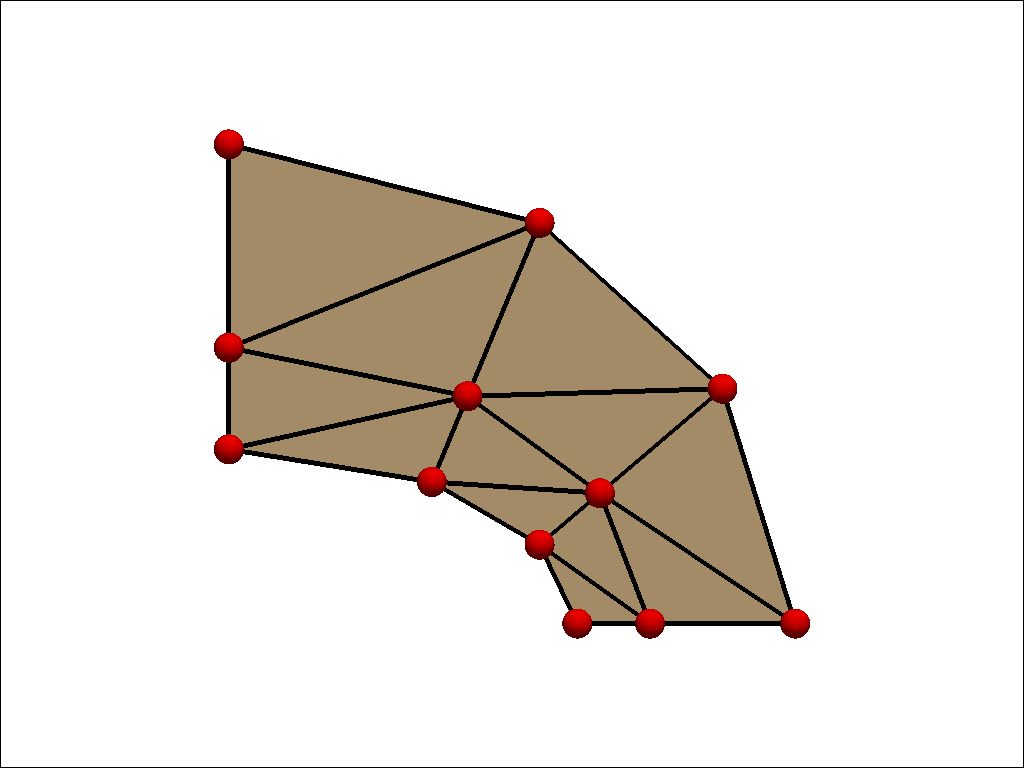

This chart was generated by the following Python code:
import pyvista as pv

pv.set_plot_theme("document")

mesh = pv.read("coarse-triangle-1d.vtk")

plotter = pv.Plotter(border=True)

plotter.add_mesh(mesh)
plotter.add_mesh(
    mesh.separate_cells().extract_feature_edges(),
    show_edges=True,
    line_width=5,
    color="black",
)
plotter.add_points(
    mesh.points, render_points_as_spheres=True, point_size=30.0, color="red"
)

plotter.show(cpos="xy", screenshot="coarse-triangle-1d.png")
